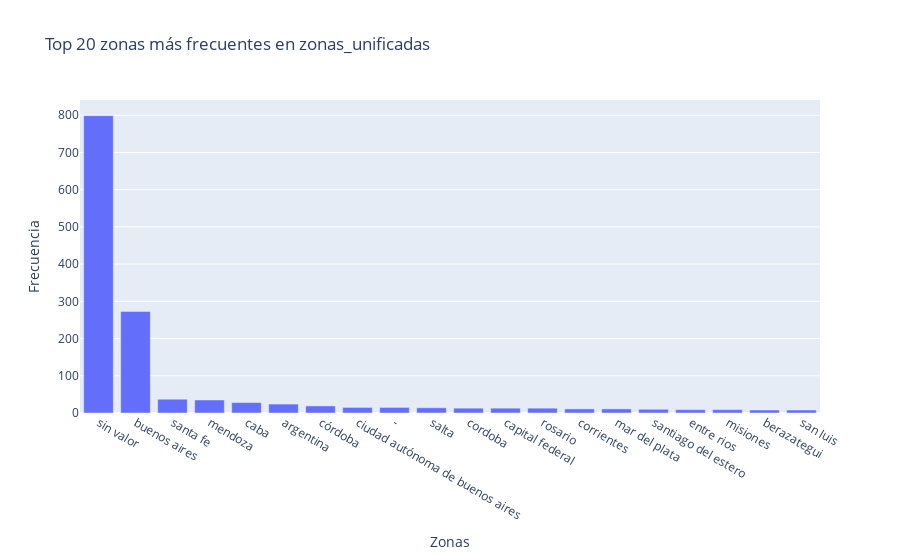

The notebook cell saved with this chart:
### Markdown cell above
* Mayoria "--" (Campos vacios)
* Intentare seleccionar el primer valor válido (si hubiere) de cada fila en las columnas, definiendo las prioridades de general a particular(provincia a Localidad), 
* Unificando las columnas respectivas a la ubicacion en la nueva columna "zonas_unificadas" y dejar los entrys sin valor en la columna "sin valor"

### Code cell
def seleccionar_valor(row, columnas):
    for col in columnas:
        valor = row[col]
        if not pd.isna(valor) and str(valor) != 'nan' and str(valor) != '--':
            return valor
    return 'sin valor'

columnas = ['provincia', 'zona', 'ciudad ip', 'localidad']
df['zonas_unificadas'] = df.apply(lambda row: seleccionar_valor(row, columnas), axis=1)
top_20_zonas = df['zonas_unificadas'].value_counts().head(20)

import plotly.graph_objects as go
import plotly.express as px
fig_bar = px.bar(x=top_20_zonas.index, y=top_20_zonas, labels={'x': 'Zonas', 'y': 'Frecuencia'}, title='Top 20 zonas más frecuentes en zonas_unificadas')
fig_bar.show()

### Figure 1 — Plotly figure (JSON) as saved in the notebook; plotly's stock layout.template omitted (floating-point values rounded to 4 significant figures)
{"data": [{"alignmentgroup": "True", "hovertemplate": "Zonas=%{x}<br>Frecuencia=%{y}<extra></extra>", "legendgroup": "", "marker": {"color": "#636efa", "pattern": {"shape": ""}}, "name": "", "offsetgroup": "", "orientation": "v", "showlegend": false, "textposition": "auto", "type": "bar", "x": ["sin valor", "buenos aires", "santa fe", "mendoza", "caba", "argentina", "córdoba", "ciudad autónoma de buenos aires", "-", "salta", "cordoba", "capital federal", "rosario", "corrientes", "mar del plata", "santiago del estero", "entre rios", "misiones", "berazategui", "san luis"], "xaxis": "x", "y": [799, 273, 37, 35, 28, 24, 19, 15, 15, 14, 13, 13, 13, 11, 11, 10, 9, 9, 8, 8], "yaxis": "y"}], "layout": {"barmode": "relative", "legend": {"tracegroupgap": 0}, "title": {"text": "Top 20 zonas más frecuentes en zonas_unificadas"}, "xaxis": {"anchor": "y", "domain": [0, 1], "title": {"text": "Zonas"}}, "yaxis": {"anchor": "x", "domain": [0, 1], "title": {"text": "Frecuencia"}}}}
